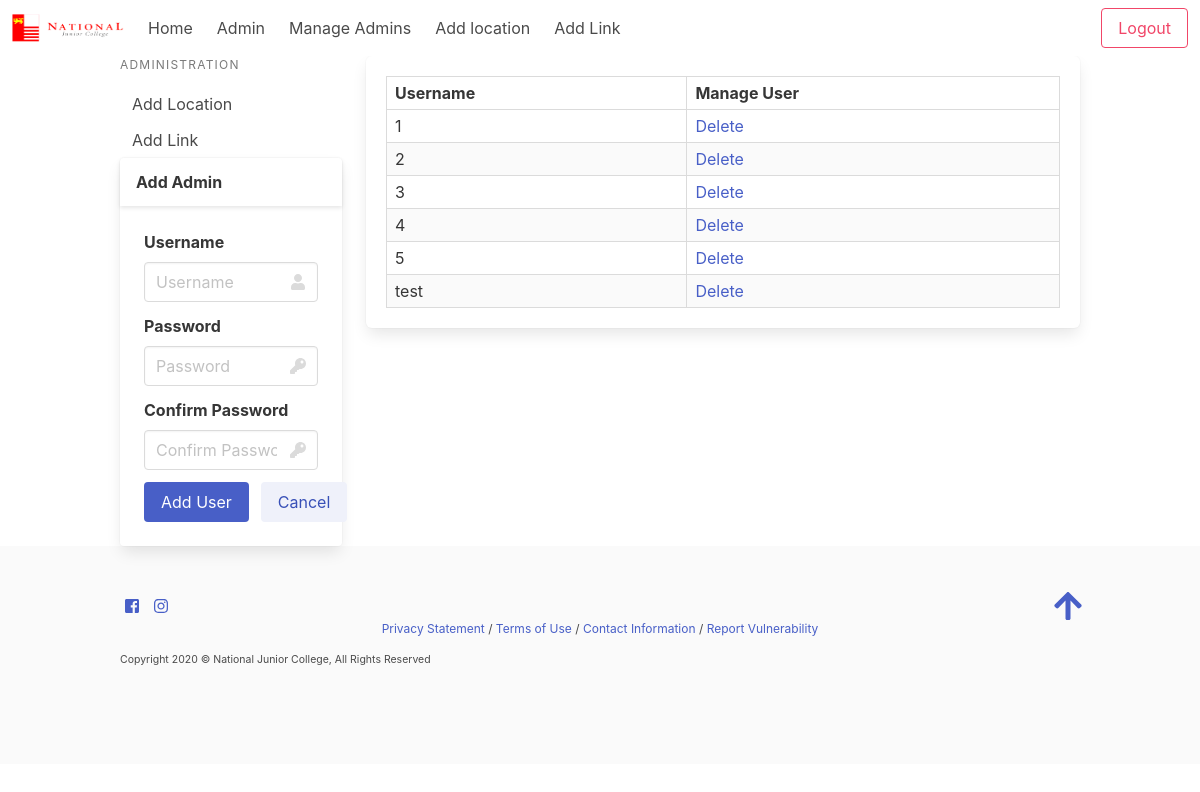
/manage_admin (signed in), run on the app's committed database.
### tables this page shows
CREATE TABLE "admin" (
	"id"	TEXT NOT NULL,
	"password"	TEXT NOT NULL,
	PRIMARY KEY("id")
);

### app.py (the view)
@app.route('/manage_admin')
@login_required
def manage_admin():
    rows = get_admin()
    return render_template('manage_admin.html', users=rows)

### app.py (called while the page is built)
def open_DB():
    connection = sqlite3.connect(db_path)
    connection.row_factory = sqlite3.Row
    return connection

def login_required(func):
    @wraps(func)
    def decorated_view(*args, **kwargs):
        if not 'logged_in' in session:
            return redirect(url_for('login'))
        return func(*args, **kwargs)
    return decorated_view

def get_admin():
    con = open_DB()
    cur = con.execute('SELECT id FROM admin')
    rows = cur.fetchall()
    con.close()
    return rows

### templates/manage_admin.html (shortened to what this page needs)
{% extends "base.html" %}
{% block content %}
<div class="columns">
    <div class="column is-3 ">
        {% include 'admin_sidebar.html' %}
        <aside>
            <div class="card">
                <header class="card-header">
                    <p class="card-header-title">
                        Add Admin
                    </p>
                </header>
                <div class="card-content">
                    <form action="{{ url_for('add_admin') }}" method="post" enctype="multipart/form-place">
                        <div class="field">
                            <label class="label">Username</label>
                            <div class="control has-icons-right">
                                <input class="input" type="text" name="userId" placeholder="Username" required>
                                <span class="icon is-small is-right">
                                </span>
                            </div>
                        </div>
                        <div class="field">
                            <label class="label">Password</label>
                            <div class="control has-icons-right">
                                <input class="input" type="password" name="password" placeholder="Password" required>
                                <span class="icon is-small is-right">
                                </span>
                            </div>
                        </div>
                        <div class="field">
                            <label class="label">Confirm Password</label>
                            <div class="control has-icons-right">
                                <input class="input" type="password" name="password_confirm"
                                    placeholder="Confirm Password" required>
                                <span class="icon is-small is-right">
                                </span>
                            </div>
                        </div>
                        <div class="field is-grouped">
                            <div class="control">
                                <button class="button is-link" type="submit" name="submit" value="update">Add
                                    User</button>
                            </div>
                            <div class="control">
                                <button class="button is-link is-light" type="reset" value="Reset">Cancel</button>
                            </div>
                        </div>
                    </form>
                </div>
            </div>
        </aside>
    </div>
    <div class="column is-9">
        <section class="box">
            <table class="table is-bordered is-striped is-narrow is-hoverable is-fullwidth">
                <thead>
                    <tr>
                        <th>Username</th>
                        <th>Manage User</th>
                    </tr>
                </thead>
                {% for user in users %}
                <tr>
                    <td>{{ user['id'] }}</td>
                    <td><a href="{{url_for('manage_admin')}}/delete/{{ user['id'] }}">Delete</a></td>
                </tr>
                {% endfor %}
            </table>
        </section>
    </div>
</div>
{% endblock %}

### data on the page
admin: id "1"
admin: id "2"
admin: id "3"
admin: id "4"
admin: id "5"
admin: id "test"
